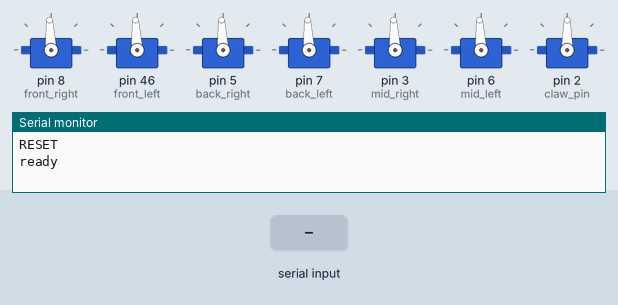
Recording of a sketch running on a simulated Arduino Mega 2560, built with avr-gcc and run on an emulated ATmega2560. Parts: 7 × servo, the last lines printed to the serial monitor. The test bench sets the inputs (shaded band).

Above: at 8.2 s.
8.3 s: "1x" received over Serial
At 8.6 s:
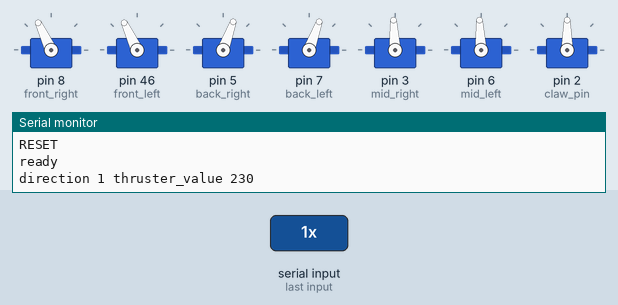
9.8 s: "3x" received over Serial
At 10.9 s:
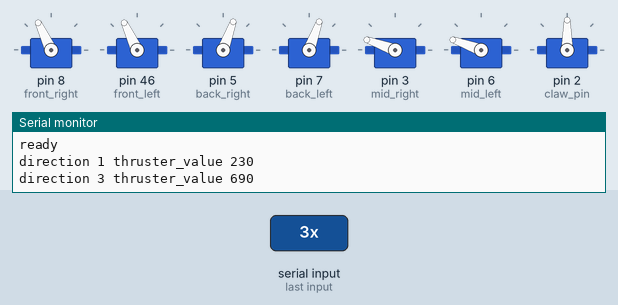
11.3 s: "0x" received over Serial
At 12.0 s:
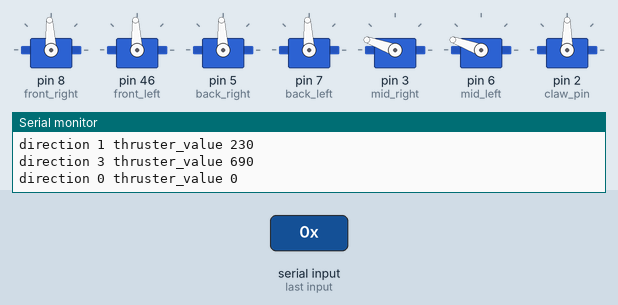
12.8 s: "4x" received over Serial
At 13.2 s:
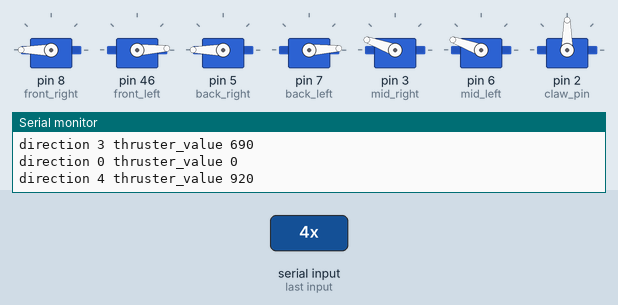
14.3 s: "30,150x" received over Serial
At 15.5 s:
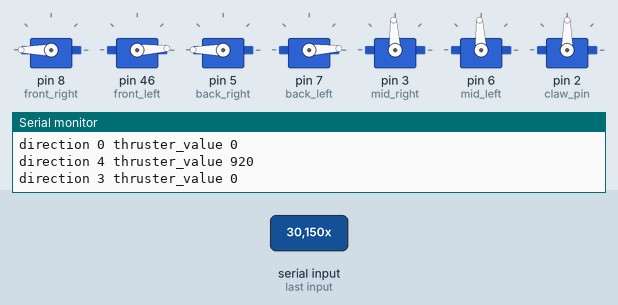
15.8 s: "1,90x" received over Serial
At 16.8 s:
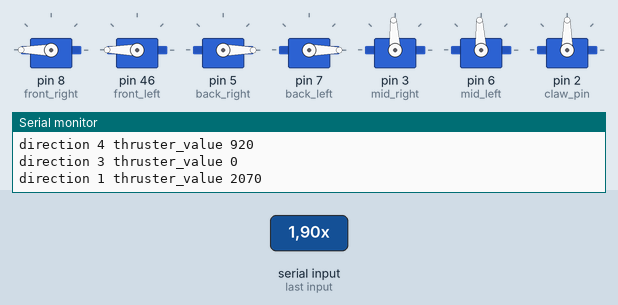
Timing chart, 0 to 18.3 s (numbered marks = the images above; inputs shaded):
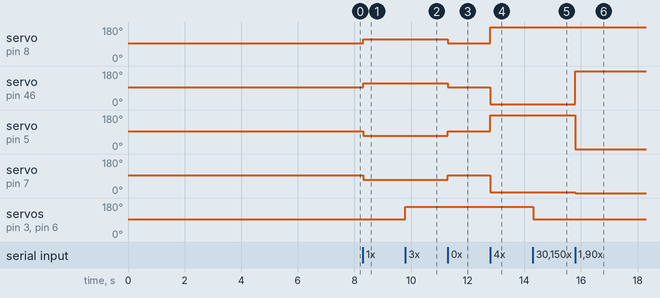

Measured:
- after the input at 8.3 s, servo on pin 8 (front_right), servo on pin 46 (front_left): 93° → 115° at once; servo on pin 5 (back_right), servo on pin 7 (back_left): 93° → 70° at once
- after the input at 9.8 s, servo on pin 3 (mid_right), servo on pin 6 (mid_left): 93° → 160° at once
- after the input at 11.3 s, servo on pin 8 (front_right), servo on pin 46 (front_left): 115° → 93° at once; servo on pin 5 (back_right), servo on pin 7 (back_left): 70° → 93° at once
- after the input at 12.8 s, servo on pin 8 (front_right), servo on pin 5 (back_right): 93° → 180° at once; servo on pin 46 (front_left), servo on pin 7 (back_left): 93° → 3° at once
- after the input at 14.3 s, servo on pin 3 (mid_right), servo on pin 6 (mid_left): 160° → 93° at once
- after the input at 15.8 s, servo on pin 46 (front_left): 3° → 180° at once; servo on pin 5 (back_right): 180° → 0° at once; servo on pin 7 (back_left): 3° → 0° at once

The sketch:

arduino.ino
```cpp
#include<Servo.h>
 //2, 3, 4, 5, 6, 7, 46

 Servo front_right;
 Servo front_left;
 Servo back_right;
 Servo back_left;
 Servo mid_right;
 Servo mid_left;
 Servo claw;

 void setup() {
      int claw_pin = 2;
   // put your setup code here, to run once:
     Serial.begin(9600);
     Serial.println("RESET");
     front_right.attach(8);
     front_left.attach(46);
     back_right.attach(5); //4 and  46
     back_left.attach(7);
     mid_right.attach(3);
     mid_left.attach(6);
     claw.attach(claw_pin);
     front_right.writeMicroseconds(1500);
     front_left.writeMicroseconds(1500);
     back_right.writeMicroseconds(1500);
     back_left.writeMicroseconds(1500);
     mid_right.writeMicroseconds(1500);
     mid_left.writeMicroseconds(1500);
     delay(7000);
     Serial.println("ready");
 }

 void loop() {
   while (Serial.available()){
    String input = Serial.readStringUntil('x');
    if (input.substring(0, input.length() -2).equals("open-claw")){
        claw.writeMicroseconds(0);
    }
    if (input.substring(0, input.length() -2).equals("close-claw")){
        claw.writeMicroseconds(255);
    }
    int dir = input.substring(0, 1).toInt();
    int thruster_value = input.substring(2, input.length() - 1).toFloat() * 230  ;

    Serial.println("direction "+String(dir)+" thruster_value "+String(thruster_value));
    //surge sway
    if (dir == 0){
    //  Serial.println("writing values to FRH, BRH, FLH, BLH");
      front_right.writeMicroseconds(1500);
      back_right.writeMicroseconds(1500);
      front_left.writeMicroseconds(1500);
      back_left.writeMicroseconds(1500);

      front_right.writeMicroseconds(thruster_value + 1500);
      back_right.writeMicroseconds(thruster_value + 1500);
      front_left.writeMicroseconds(-1 * thruster_value + 1500);
      back_left.writeMicroseconds(-1 * thruster_value + 1500);

    }
    //surge
    else if (dir == 1){
      front_right.writeMicroseconds(1500);
      back_right.writeMicroseconds(1500);
      front_left.writeMicroseconds(1500);
      back_left.writeMicroseconds(1500);

      front_right.writeMicroseconds(thruster_value + 1500);
      front_left.writeMicroseconds(thruster_value + 1500);
      back_right.writeMicroseconds(thruster_value * -1 + 1500);
      back_left.writeMicroseconds(thruster_value * -1 + 1500);
    }
    //heave
    else if (dir == 3){
      mid_right.writeMicroseconds(1500);
      mid_left.writeMicroseconds(1500);
      mid_right.writeMicroseconds(thruster_value + 1500);
      mid_left.writeMicroseconds(thruster_value + 1500);

    }
    //yaw
    else if (dir == 4){
      front_right.writeMicroseconds(1500);
      back_right.writeMicroseconds(1500);
      front_left.writeMicroseconds(1500);
      back_left.writeMicroseconds(1500);

      front_right.writeMicroseconds(thruster_value + 1500);
      back_right.writeMicroseconds(thruster_value + 1500);
      front_left.writeMicroseconds(thruster_value * -1 + 1500);
      back_left.writeMicroseconds(thruster_value * -1 + 1500);
    }

   }
 }
```
